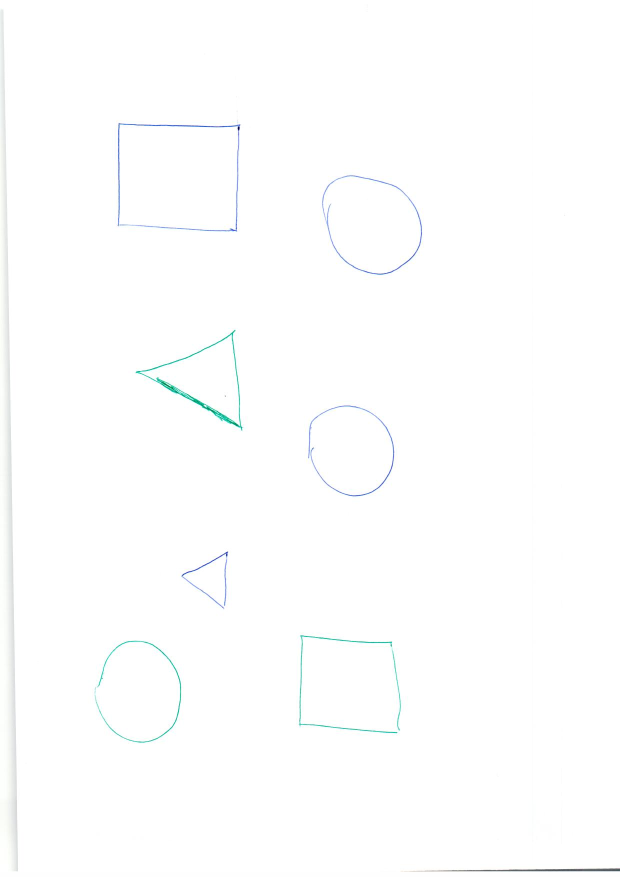
#> input picture python/ejer60/imaxes/Escaneo-cargador.jpg, 1240 x 1753 px (shown at 1/2 size)
$ python ejer60.py
#> lines starting #> are read from the running program, lines starting #| are printed output that depends on the picture; after the words box and inside, x2 and y2 are one past the last pixel; in counts of white or black regions, pixels touching at a corner belong together
import numpy as np
import matplotlib.pyplot as plt
import cv2 as cv

# Cargo imagen a analizar
imagen = cv.imread('imaxes/Escaneo-cargador.jpg')
#> imagen is the input picture: shape (1753, 1240, 3); mean B, G, R 254.2, 254.2, 253.7
plt.imshow(imagen, cmap='gray', vmin=0, vmax=255)
plt.title("Cuadrados, triángulos o círculos")
plt.show()

# Recorto imagen para seleccionar puntos
recorte = imagen[210:1500, 100:900]
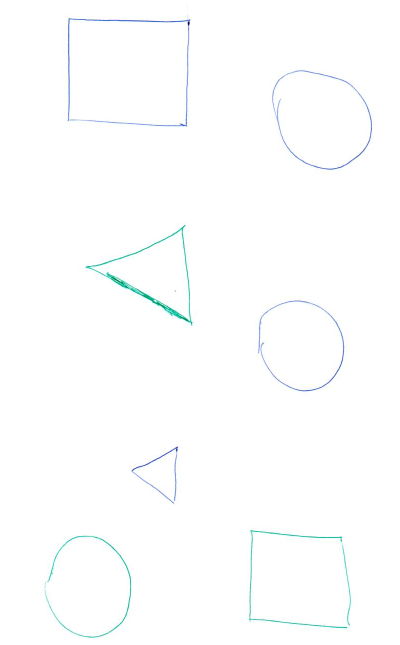
#> recorte: shape (1290, 800, 3) (shown at 1/2 size); mean B, G, R 254.2, 254, 253.1
plt.imshow(recorte)
plt.title('Un recorte de imagen')
plt.show()

# Reduzco tamaño de la imagen
escalado = cv.resize(recorte, None, fx=0.5, fy=0.5, interpolation=cv.INTER_CUBIC)
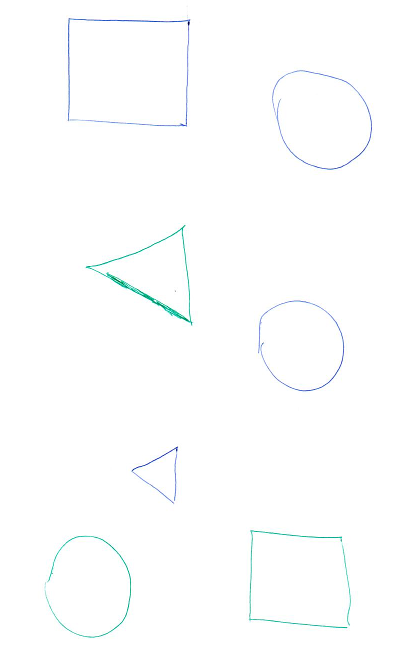
#> escalado: shape (645, 400, 3); mean B, G, R 254.1, 254, 253.1
plt.imshow(escalado)
plt.title('Imagen mitad de tamaño')
plt.show()

# Grabo imagen
cv.imwrite('imaxes/Escaneo-cargador_recorte.jpg', escalado)

# Paso la imagen a escala grises
img_gray = cv.imread('imaxes/Escaneo-cargador_recorte.jpg', cv.IMREAD_GRAYSCALE)
#> img_gray: shape (645, 400); min 3, max 255, mean 253.7
plt.subplot(121), plt.imshow(recorte), plt.title('Recorte Original')
plt.subplot(122), plt.imshow(img_gray, cmap='gray'), plt.title('Recorte en gris')
plt.show()
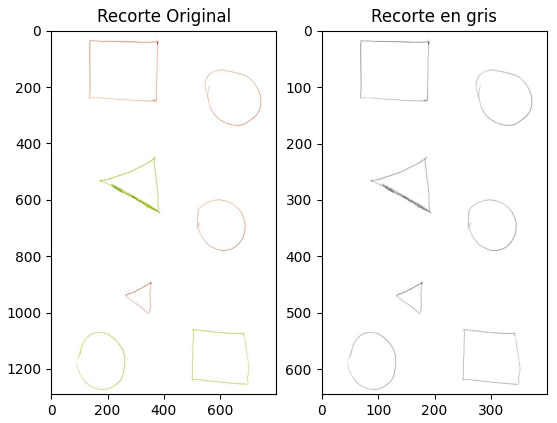
#> figure drawn by matplotlib, 2 panels; B, G, R data is drawn as R, G, B

# Filtramos imagen
img_suavizada = cv.bilateralFilter(img_gray, 9, 75, 75)
plt.imshow(img_suavizada)
plt.title('Filtrado Gaussiano')
plt.show()

# Reducimos número de colores de imagen
adaptative_Gaussian = cv.adaptiveThreshold(img_suavizada, 255, cv.ADAPTIVE_THRESH_GAUSSIAN_C,
                                           cv.THRESH_BINARY, 11, 2)
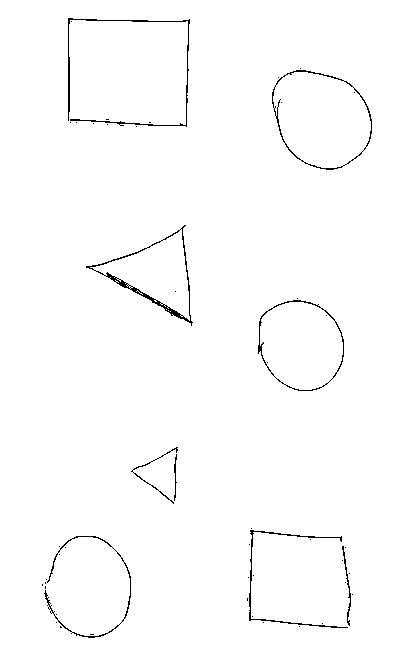
#> adaptative_Gaussian: shape (645, 400); 98.7% white; black in thin lines or dots, all inside (x1, y1, x2, y2) = (42, 18, 372, 638)
invertida = cv.bitwise_not(adaptative_Gaussian)
plt.imshow(invertida)
plt.title('Adaptative Gaussian (invertida)')
plt.show()


# Opening and closing
kernel1 = np.ones((1, 1), np.uint8)
kernel2 = np.ones((3, 3), np.uint8)
opening1 = cv.morphologyEx(invertida, cv.MORPH_OPEN, kernel1)
closing1 = cv.morphologyEx(opening1, cv.MORPH_CLOSE, kernel2)
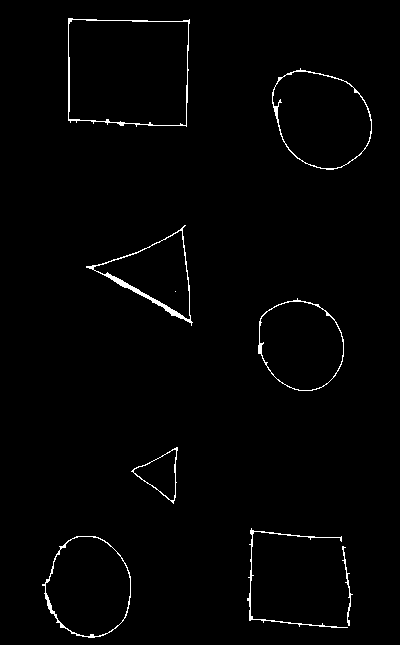
#> closing1: shape (645, 400); 1.4% white in thin lines or dots, all inside (x1, y1, x2, y2) = (42, 18, 372, 638)
plt.subplot(131), plt.imshow(adaptative_Gaussian), plt.title('Original')
plt.xticks([]), plt.yticks([])
plt.subplot(132), plt.imshow(opening1), plt.title('Opening 1x1')
plt.xticks([]), plt.yticks([])
plt.subplot(133), plt.imshow(closing1), plt.title('Closing 3x3')
plt.xticks([]), plt.yticks([])
plt.show()

# Detección de contornos
cnts, hierarchy = cv.findContours(closing1, cv.RETR_LIST, cv.CHAIN_APPROX_SIMPLE)
#> cnts = 15 contours, 1 with area under 20; largest, box (x1, y1, x2, y2) and area: (68, 18, 190, 127) 12268, (68, 19, 189, 126) 12068, (272, 68, 372, 170) 7472, (272, 71, 372, 169) 7294, (42, 536, 131, 638) 6730
con_contornos = cv.cvtColor(closing1, cv.COLOR_GRAY2BGR)
cv.drawContours(con_contornos, cnts, -1, (0, 255, 0), 2)
# Creo un rectángulo alrededor de los círculos
cv.rectangle(con_contornos, (260, 50), (380, 190), (255, 255, 255), 2)
cv.rectangle(con_contornos, (30, 530), (150, 640), (255, 255, 255), 2)
cv.rectangle(con_contornos, (240, 270), (360, 400), (255, 255, 255), 2)
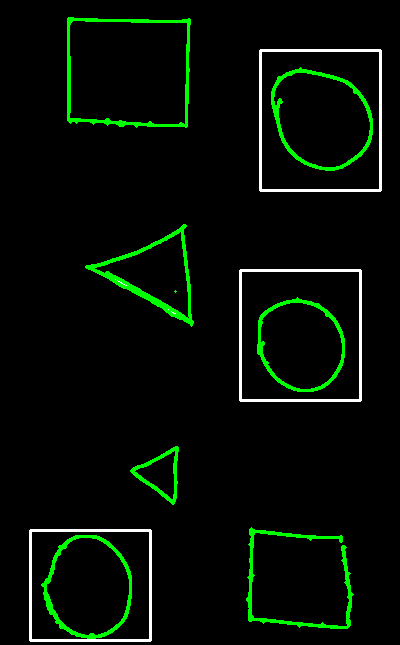
#> con_contornos: shape (645, 400, 3); mean B, G, R 4.4, 13, 4.4

plt.imshow(con_contornos, cmap='gray')
plt.show()

circulo = 0
triangulo = 0
cuadrado = 0
for contorno in cnts:
    area = cv.contourArea(contorno)
    num_vertices = len(cv.approxPolyDP(contorno, 0.04 * cv.arcLength(contorno, True), True))
    perimeter = cv.arcLength(contorno, True)
    if perimeter <= 310 or area <= 500:
        pass
    else:
        circularity = 4 * np.pi * (area / (perimeter * perimeter))
        if circularity > 0.8:
            circulo += 1
        elif num_vertices == 3:
            triangulo += 1
        elif num_vertices == 4:
            cuadrado += 1
#> this loop made 15 passes
#> (area, num_vertices, perimeter, circularity, triangulo) on passes 10 to 11: (3931.5, 3, 316.8, 0.492, 1), (4356, 3, 354.7, 0.435, 2)
#> (area, num_vertices, perimeter, circularity, cuadrado) on passes 14 to 15: (12068.5, 4, 452.2, 0.742, 1), (12267.5, 4, 471, 0.695, 2)
#> after the loop, circulo = 3; cuadrado = 2; triangulo = 2
print(f"Círculos: {circulo}, Cuadrados: {cuadrado}")
#| Círculos: 3, Cuadrados: 2
